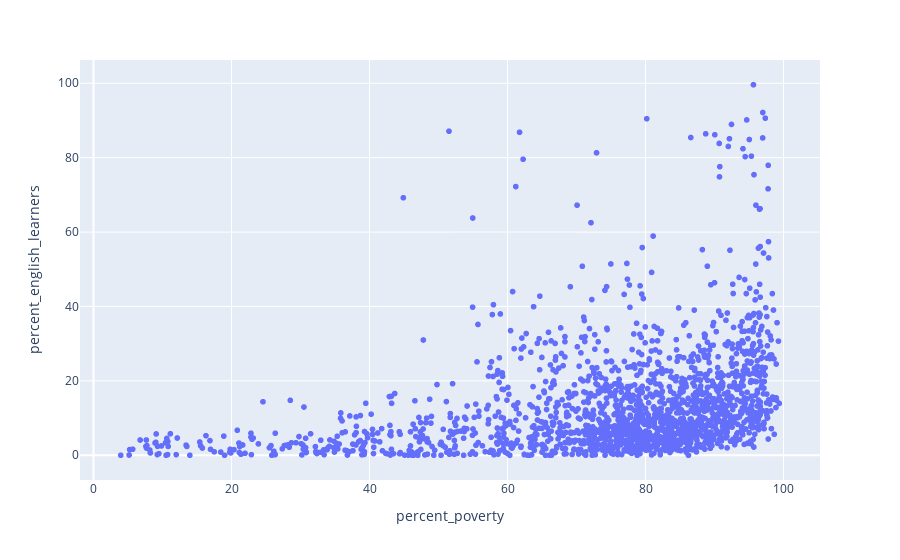

Notebook code for this chart:
### Markdown cell above
#### Task 2E: Create a scatter plot to see whether a relationship might exist between the percentage of low-income students in a school and the percentage of English learners in a school.

The percentage of students who fall below the poverty line should be on the horizontal axis, and the percentage of English learners should be on the vertical axis.

### Code cell
# Create a scatter plot of percent_english_learners vs percent_poverty
px.scatter(schools, x = 'percent_poverty', y = 'percent_english_learners')

### Figure 1 — Plotly figure (JSON) as saved in the notebook; plotly's stock layout.template omitted (floating-point values rounded to 4 significant figures; data arrays with more than 128 entries replaced by an {"elided": "..."} marker saying what was removed)
{"data": [{"hovertemplate": "percent_poverty=%{x}<br>percent_english_learners=%{y}<extra></extra>", "legendgroup": "", "marker": {"color": "#636efa", "symbol": "circle"}, "mode": "markers", "name": "", "showlegend": false, "type": "scattergl", "x": {"elided": "1834 float values"}, "xaxis": "x", "y": {"elided": "1834 float values"}, "yaxis": "y"}], "layout": {"autosize": true, "legend": {"tracegroupgap": 0}, "margin": {"t": 60}, "xaxis": {"anchor": "y", "autorange": true, "domain": [0, 1], "range": [-1.727, 105.1], "title": {"text": "percent_poverty"}, "type": "linear"}, "yaxis": {"anchor": "x", "autorange": true, "domain": [0, 1], "range": [-7.712, 107.3], "title": {"text": "percent_english_learners"}, "type": "linear"}}}
